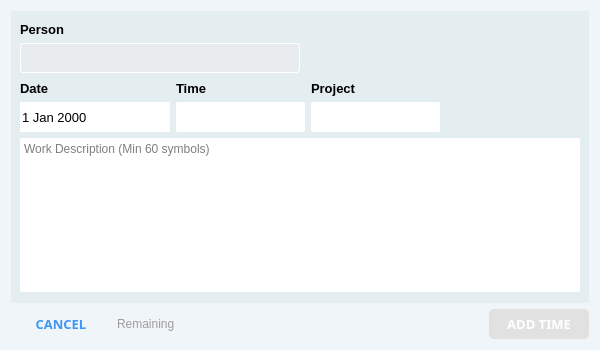
<?xml version="1.0" encoding="UTF-8"?>
<ui version="4.0">
 <class>AddTimeDialog</class>
 <widget class="QDialog" name="AddTimeDialog">
  <property name="geometry">
   <rect>
    <x>0</x>
    <y>0</y>
    <width>600</width>
    <height>350</height>
   </rect>
  </property>
  <property name="windowTitle">
   <string>Dialog</string>
  </property>
  <property name="styleSheet">
   <string notr="true">background-color: rgb(240, 245, 250);</string>
  </property>
  <layout class="QVBoxLayout" name="verticalLayout_4">
   <item>
    <widget class="QFrame" name="frame">
     <property name="styleSheet">
      <string notr="true">background-color: rgb(228, 237, 240);
border: none;</string>
     </property>
     <property name="frameShape">
      <enum>QFrame::StyledPanel</enum>
     </property>
     <property name="frameShadow">
      <enum>QFrame::Raised</enum>
     </property>
     <layout class="QVBoxLayout" name="verticalLayout_5">
      <item>
       <spacer name="verticalSpacer">
        <property name="orientation">
         <enum>Qt::Vertical</enum>
        </property>
        <property name="sizeHint" stdset="0">
         <size>
          <width>20</width>
          <height>40</height>
         </size>
        </property>
       </spacer>
      </item>
      <item>
       <widget class="QLabel" name="label">
        <property name="font">
         <font>
          <pointsize>10</pointsize>
          <weight>75</weight>
          <bold>true</bold>
         </font>
        </property>
        <property name="text">
         <string>Person</string>
        </property>
       </widget>
      </item>
      <item>
       <layout class="QHBoxLayout" name="horizontalLayout_3">
        <item>
         <widget class="QLineEdit" name="lineEditPerson">
          <property name="enabled">
           <bool>false</bool>
          </property>
          <property name="minimumSize">
           <size>
            <width>0</width>
            <height>30</height>
           </size>
          </property>
          <property name="font">
           <font>
            <pointsize>10</pointsize>
           </font>
          </property>
          <property name="styleSheet">
           <string notr="true">border: 1px solid white;
border-radius: 3px;
background-color: rgb(233, 236, 239);</string>
          </property>
         </widget>
        </item>
        <item>
         <spacer name="horizontalSpacer_2">
          <property name="orientation">
           <enum>Qt::Horizontal</enum>
          </property>
          <property name="sizeHint" stdset="0">
           <size>
            <width>40</width>
            <height>20</height>
           </size>
          </property>
         </spacer>
        </item>
       </layout>
      </item>
      <item>
       <spacer name="verticalSpacer_3">
        <property name="orientation">
         <enum>Qt::Vertical</enum>
        </property>
        <property name="sizeHint" stdset="0">
         <size>
          <width>20</width>
          <height>40</height>
         </size>
        </property>
       </spacer>
      </item>
      <item>
       <layout class="QHBoxLayout" name="horizontalLayout" stretch="1,1,1,0">
        <item>
         <layout class="QVBoxLayout" name="verticalLayout">
          <item>
           <widget class="QLabel" name="label_2">
            <property name="font">
             <font>
              <pointsize>10</pointsize>
              <weight>75</weight>
              <bold>true</bold>
             </font>
            </property>
            <property name="text">
             <string>Date</string>
            </property>
           </widget>
          </item>
          <item>
           <widget class="QDateEdit" name="dateEditDate">
            <property name="minimumSize">
             <size>
              <width>150</width>
              <height>30</height>
             </size>
            </property>
            <property name="font">
             <font>
              <pointsize>10</pointsize>
             </font>
            </property>
            <property name="styleSheet">
             <string notr="true">QDateEdit {
border: none;
background-color: rgb(255, 255, 255)
}
QDateEdit::drop-down 
{
    border: 0px;
}

QDateEdit::down-arrow {
    image: url(:/images/images/calendarIcon.png);
    width: 25px;
    height: 25px;
	margin-right: 10px;

}</string>
            </property>
            <property name="calendarPopup">
             <bool>true</bool>
            </property>
           </widget>
          </item>
         </layout>
        </item>
        <item>
         <layout class="QVBoxLayout" name="verticalLayout_2">
          <item>
           <widget class="QLabel" name="label_3">
            <property name="font">
             <font>
              <pointsize>10</pointsize>
              <weight>75</weight>
              <bold>true</bold>
             </font>
            </property>
            <property name="text">
             <string>Time</string>
            </property>
           </widget>
          </item>
          <item>
           <widget class="QLineEdit" name="lineEditTime">
            <property name="minimumSize">
             <size>
              <width>0</width>
              <height>30</height>
             </size>
            </property>
            <property name="font">
             <font>
              <pointsize>10</pointsize>
             </font>
            </property>
            <property name="styleSheet">
             <string notr="true">border-radius: 2px;
border: none;
background-color: rgb(255, 255, 255);</string>
            </property>
           </widget>
          </item>
         </layout>
        </item>
        <item>
         <layout class="QVBoxLayout" name="verticalLayout_3">
          <item>
           <widget class="QLabel" name="label_4">
            <property name="font">
             <font>
              <pointsize>10</pointsize>
              <weight>75</weight>
              <bold>true</bold>
             </font>
            </property>
            <property name="text">
             <string>Project</string>
            </property>
           </widget>
          </item>
          <item>
           <widget class="QComboBox" name="comboBoxProject">
            <property name="minimumSize">
             <size>
              <width>0</width>
              <height>30</height>
             </size>
            </property>
            <property name="font">
             <font>
              <pointsize>10</pointsize>
             </font>
            </property>
            <property name="styleSheet">
             <string notr="true">QComboBox {
border-radius: 2px;
border: none;
background-color: rgb(255, 255, 255);
}
QComboBox::drop-down 
{
    border: 0px;
}

QComboBox::down-arrow {
    image: url(:/images/images/dA.png);
    width: 25px;
    height: 25px;
	margin-right: 10px;
}</string>
            </property>
           </widget>
          </item>
         </layout>
        </item>
        <item>
         <spacer name="horizontalSpacer_3">
          <property name="orientation">
           <enum>Qt::Horizontal</enum>
          </property>
          <property name="sizeHint" stdset="0">
           <size>
            <width>140</width>
            <height>20</height>
           </size>
          </property>
         </spacer>
        </item>
       </layout>
      </item>
      <item>
       <widget class="QTextEdit" name="textEditDescription">
        <property name="enabled">
         <bool>true</bool>
        </property>
        <property name="font">
         <font>
          <pointsize>9</pointsize>
         </font>
        </property>
        <property name="styleSheet">
         <string notr="true">border-radius: 2px;
border: none;
background-color: rgb(255, 255, 255);</string>
        </property>
        <property name="placeholderText">
         <string>Work Description (Min 60 symbols)</string>
        </property>
       </widget>
      </item>
      <item>
       <spacer name="verticalSpacer_2">
        <property name="orientation">
         <enum>Qt::Vertical</enum>
        </property>
        <property name="sizeHint" stdset="0">
         <size>
          <width>20</width>
          <height>40</height>
         </size>
        </property>
       </spacer>
      </item>
     </layout>
    </widget>
   </item>
   <item>
    <layout class="QHBoxLayout" name="horizontalLayout_2">
     <item>
      <widget class="QPushButton" name="buttonCancel">
       <property name="minimumSize">
        <size>
         <width>100</width>
         <height>30</height>
        </size>
       </property>
       <property name="font">
        <font>
         <family>Century Gothic</family>
         <pointsize>10</pointsize>
         <weight>75</weight>
         <bold>true</bold>
        </font>
       </property>
       <property name="styleSheet">
        <string notr="true">
QPushButton {	
border: none;
color: rgb(64, 150, 244);
background-color: transparent;
}

QPushButton:pressed {
alternate-background-color: rgb(231, 236, 240);
}
QPushButton:hover {
background-color: rgb(245, 250, 255);
}</string>
       </property>
       <property name="text">
        <string>CANCEL</string>
       </property>
      </widget>
     </item>
     <item>
      <widget class="QLabel" name="labelRemainingSymbols">
       <property name="font">
        <font>
         <pointsize>9</pointsize>
        </font>
       </property>
       <property name="styleSheet">
        <string notr="true">color: rgb(157, 157, 157);</string>
       </property>
       <property name="text">
        <string>Remaining</string>
       </property>
      </widget>
     </item>
     <item>
      <spacer name="horizontalSpacer">
       <property name="orientation">
        <enum>Qt::Horizontal</enum>
       </property>
       <property name="sizeHint" stdset="0">
        <size>
         <width>40</width>
         <height>20</height>
        </size>
       </property>
      </spacer>
     </item>
     <item>
      <widget class="QPushButton" name="buttonAddTime">
       <property name="enabled">
        <bool>false</bool>
       </property>
       <property name="minimumSize">
        <size>
         <width>100</width>
         <height>30</height>
        </size>
       </property>
       <property name="font">
        <font>
         <family>Century Gothic</family>
         <pointsize>10</pointsize>
         <weight>75</weight>
         <bold>true</bold>
        </font>
       </property>
       <property name="styleSheet">
        <string notr="true">QPushButton {	
	background-color: rgb(64, 150, 244);
	border-radius: 5px;
	color: rgb(255, 255, 255);
	border:none
}

QPushButton:pressed {
background-color: rgb(57, 134, 217);

}
QPushButton:hover {
background-color: rgb(67, 158, 255);
}

QPushButton:disabled {
background-color: rgb(225, 225, 225);
}


</string>
       </property>
       <property name="text">
        <string>ADD TIME</string>
       </property>
      </widget>
     </item>
    </layout>
   </item>
  </layout>
 </widget>
 <resources/>
 <connections/>
</ui>
